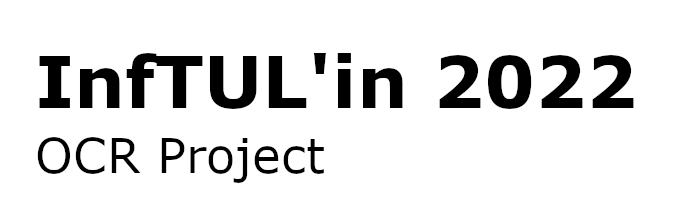
#> input picture InfTUL.png, 675 x 215 px, found by its file name
$ jupyter execute OCR_1.ipynb
#> lines starting #> are read from the running program, lines starting #| are printed output that depends on the picture
[cell 1]
import cv2 as cv
import numpy as np
import matplotlib.pyplot as plt

[cell 2]
img=cv.imread(r"C:\Users\rcatr\Documents\.Studia\__StazInfosys\OCR\infTUL.png",0)
#> img is the input picture: shape (215, 675); min 0, max 255, mean 226.7
cv.waitKey(0)

[cell 3]
plt.figure()
plt.imshow(img)

[cell 4]
print(img.shape)
#| (215, 675)

Dylacja

[cell 5]
new_img=np.empty([img.shape[0],img.shape[1]])
print(new_img)
#> (printed output is left out)
print(new_img.shape)
#| (215, 675)
plt.figure()
plt.imshow(new_img)
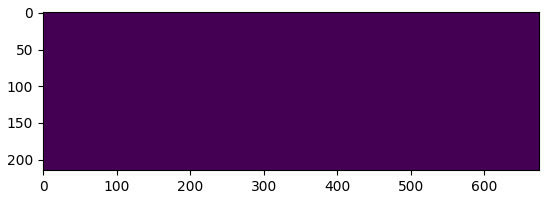
#> figure drawn by matplotlib, 1 panel
